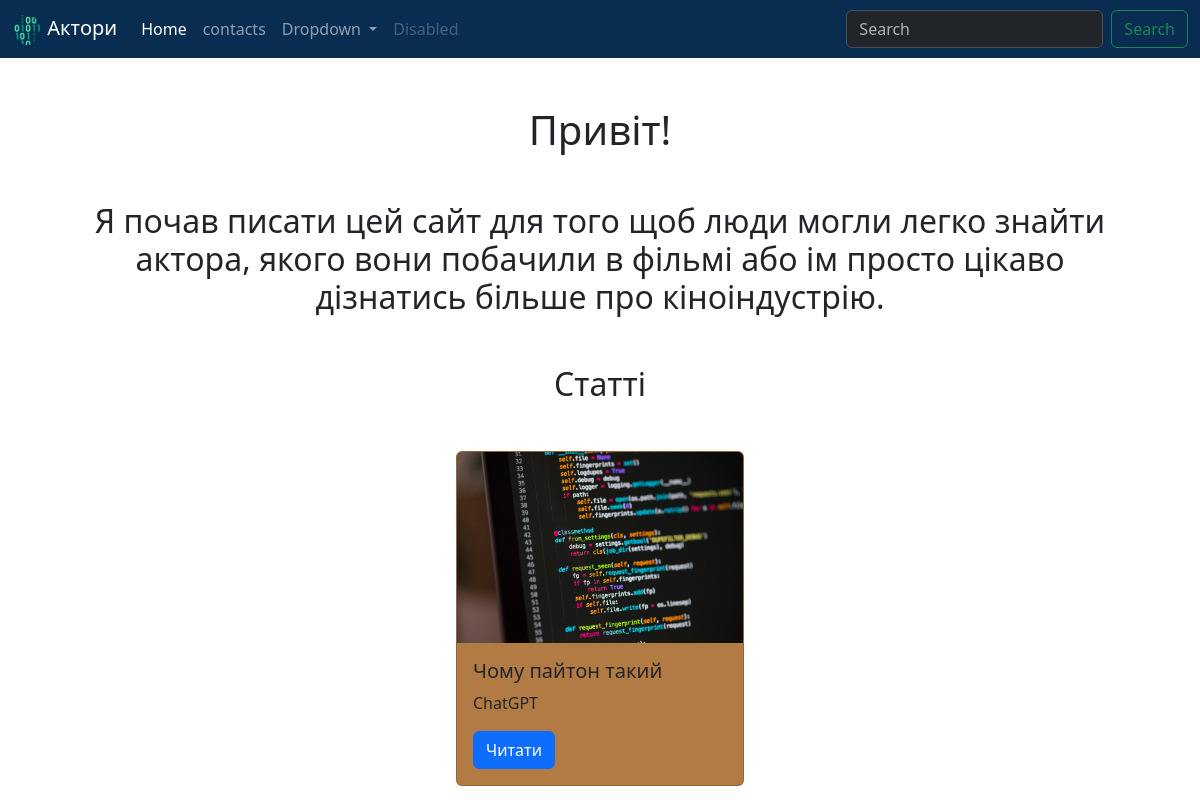
The page /search on the database as committed earlier.
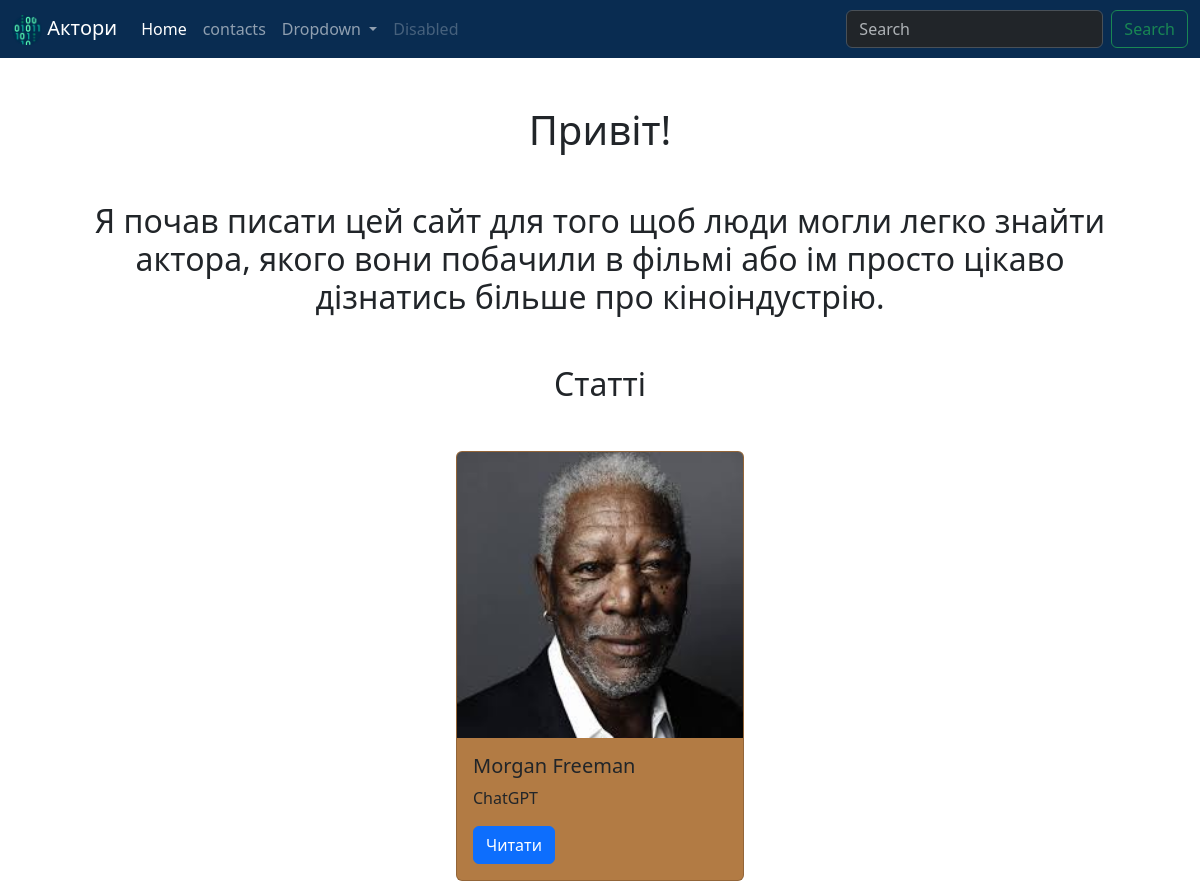
The same page on the database as committed later.
### tables this page shows
CREATE TABLE articles (
    id INTEGER PRIMARY KEY AUTOINCREMENT,
    title TEXT NOT NULL,
    text TEXT,
    author TEXT NOT NULL,
    image TEXT,
    created TEXT DEFAULT CURRENT_TIMESTAMP, 
    category_id INTEGER REFERENCES categories(id)
);

### app.py (the view)
@app.route("/search")  # Вказуємо url-адресу для виклику функції
def search():
    query = request.args.get('query', "")
    articles = search_articles(query)
    return render_template("search.html", articles=articles)  # html-сторінка, що повертається у браузер

### sql_sripts.py (called while the page is built)
def search_articles(search_query):
    conn = sqlite3.connect('blog.db')
    cursor = conn.cursor()
    cursor.execute('SELECT * FROM articles WHERE title LIKE ?', ['%'+search_query+'%'])
    articles = cursor.fetchall()
    conn.close()
    return articles

### templates/search.html
{% extends 'base.html' %}
{% block content %}
    <main class="container">
     <h1 class="m-5 text-center">Привіт!</h1>
     <h2 class="m-3 text-center"> Я почав писати цей сайт для того щоб люди могли легко знайти актора, якого вони побачили в фільмі або ім просто цікаво дізнатись більше про кіноіндустрію. </h2>
     <h2 class="my-5 text-center">Статті</h2>
    <div class="articles">
      {% for article in articles %}
      <div class="card" style="width: 18rem;">
        <img src="{{ url_for('static', filename=article[4])}}" class="card-img-top" alt="...">
        <div class="card-body">
          <h5 class="card-title">{{article[1]}}</h5>
          <p class="card-text">{{article[3]}}</p>
          <a href="{{ url_for('article_page', article_id=article[0]) }}" class="btn btn-primary">Читати</a>
        </div>
      </div>
      {% endfor %}
      </div>
    </main>
{% endblock content %}

Rows that differ between the two databases and show on the page:
removed articles: image (picture), title "Чому пайтон такий", author "ChatGPT"
added articles: image (picture), title "Morgan Freeman", author "ChatGPT"
